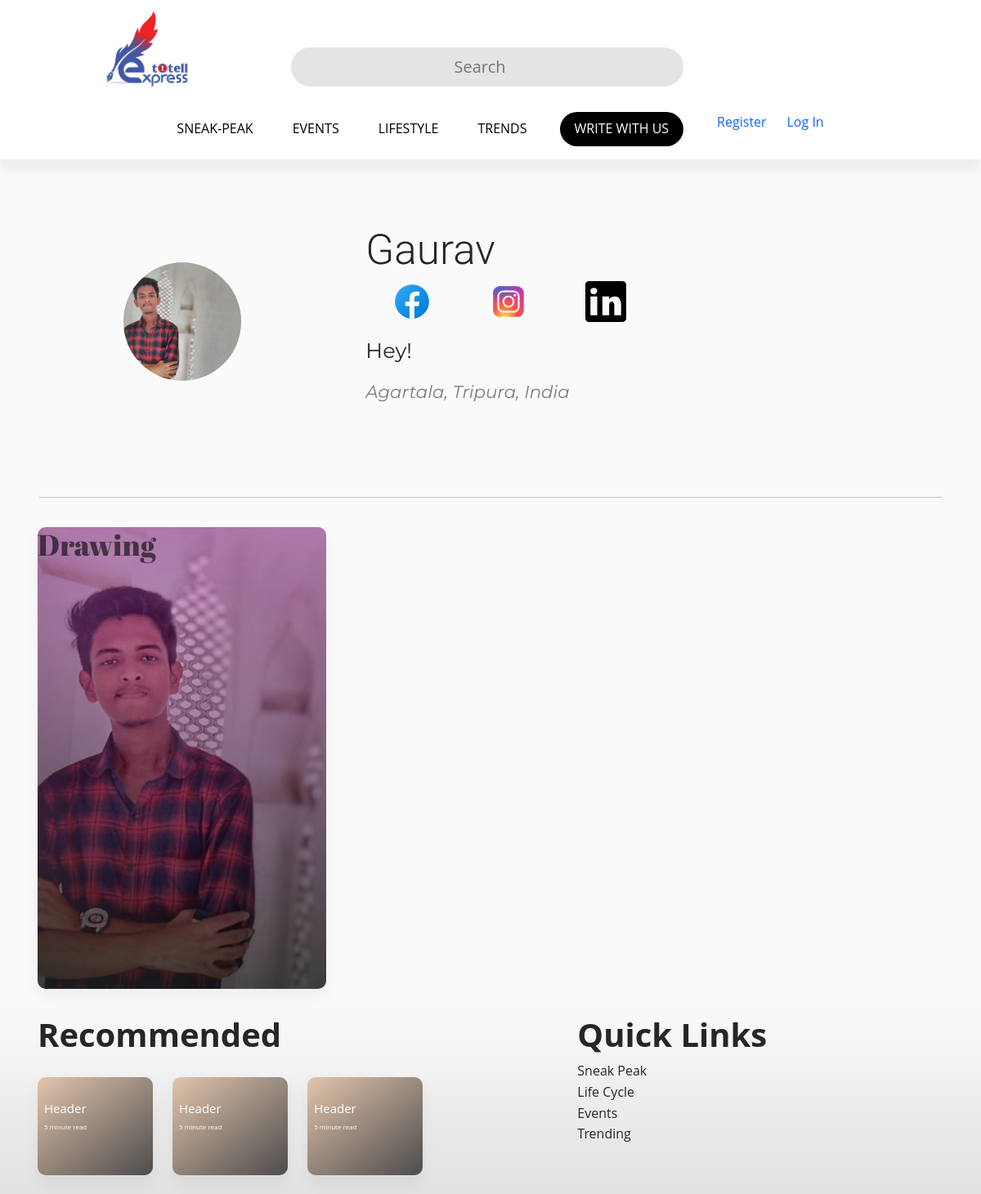
Before: /profile/2/ (upper part) with the older database file.
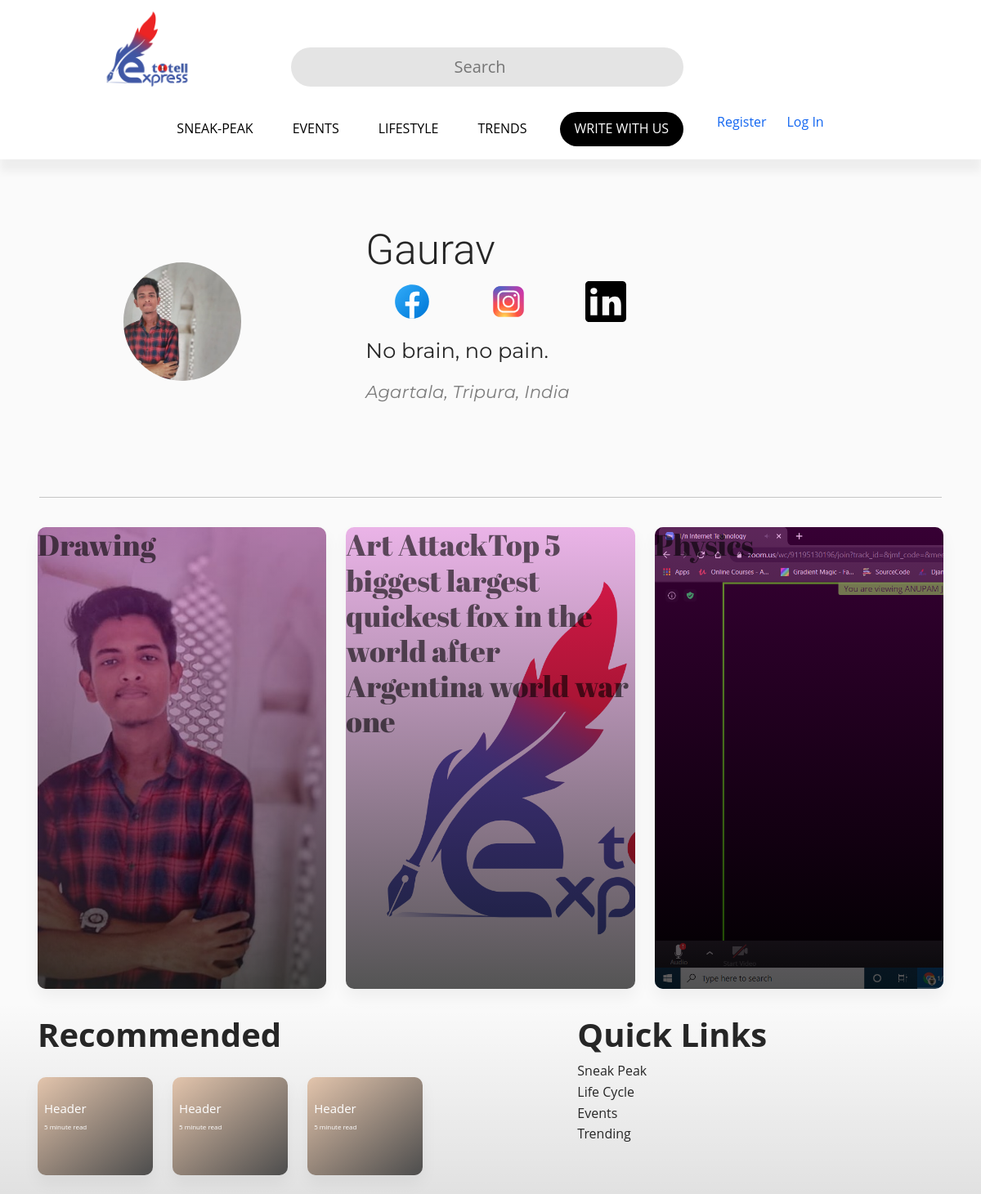
After: the same page with the newer database file.
### Blog/models.py (models this page shows, shortened)
class Writer(models.Model):
    user = models.OneToOneField(User, null=True, blank=True, on_delete=models.CASCADE)
    email = models.EmailField(unique=True)
    profile_pic = models.ImageField(default='Bloggers/profile.png', upload_to = 'Bloggers')
    bio = models.TextField()
    locality = models.CharField(max_length=25)
    state = models.CharField(max_length=25)
    country = models.CharField(max_length=25)
    instagram = models.URLField(unique=True, blank=True, null=True)
    linkedin = models.URLField(unique=True, blank=True, null=True)
    facebook = models.URLField(unique=True, blank=True, null=True)
    date = models.DateField(auto_now_add=True, blank=True, null=True)

class Post(models.Model):
    blogChoice = (
        ('Sneak Peek', 'Sneak Peek'),
        ('Events', 'Events'),
        ('Lifestyle', 'Lifestyle'),
        ('Trends', 'Trends'),
    )
    blogType = models.CharField(max_length=25, choices=blogChoice, null=True)
    title = models.CharField(max_length=100)
    cover = models.ImageField(upload_to='Blog Image')
    content = models.TextField()
    timestamp = models.DateTimeField(auto_now_add=True, blank=True)
    approve = models.BooleanField(default=False)
    recommend = models.BooleanField(default=False)
    time = models.IntegerField()
    post_writer = models.ForeignKey(Writer,null=True, related_name="tags", related_query_name="tag", on_delete=models.CASCADE)

### Blog/views.py (the view)
# urls.py: path('profile/<str:pk>/', views.profile, name="profile"),
def profile(request, pk):
    writer = Writer.objects.get(id=pk)
    posts = writer.tags.filter(approve=True)
    context = {'writer': writer, 'posts': posts}
    return render(request, 'Home/profile.html', context)

### templates/Home/profile.html (shortened to what this page needs)
{% extends 'Blog/base.html' %}
{% load static %}
{% block body %}
<link rel="stylesheet" href="{% static 'css/profile.css' %}">
<header>
    <div class="container">
        <div class="profile">
            <div class="profile-image">
                <img class="prof-pic" src="{{writer.profile_pic.url}}" alt="">
            </div>
            <div class="profile-user-settings">
                <h1 class="profile-user-name">{{writer.user.username}}</h1>
            </div>
            <div class="profile-stats">
                <ul>
                    {% if writer.facebook %}
                    <li><a href="{{writer.facebook}}"><span class="profile-stat-count"><img id="socialicon"
                                    src="{% static 'img/icons8-facebook.svg' %}" alt=""></span></a></li>
                    {% endif %}
                    {% if writer.instagram %}
                    <li><a href="{{writer.instagram}}"><span class="profile-stat-count"><img id="socialicon"
                                    src="{% static 'img/icons8-instagram.svg' %}" alt=""></span></a></li>
                    {% endif %}
                    {% if writer.linkedin %}
                    <li><a href="{{writer.linkedin}}"><span class="profile-stat-count"><img id="socialicon"
                                    src="{% static 'img/icons8-linkedin.svg' %}" alt=""></span></a></li>
                    {% endif %}
                </ul>
            </div>
            <div class="profile-bio">
                <p class="bio">{{writer.bio}}</p>
                <p class="address">{{writer.locality}}, {{writer.state}}, {{writer.country}}</p>
            </div>
        </div>
    </div>
</header>
<hr class="mr-5 ml-5">
<div class="container">
    <div class="row">
        {% for post in posts %}
        <div class="col-md-4">
            <a href="{% url 'blog' post.id %}">
                <div class="card-text-center">
                    <div class="card body " id="latest3" style="background: url({{post.cover.url}});
                    background-size: cover;">
                        <div id="latest11">
                            <h3>{{post.title}}</h3>
                        </div>
                    </div>
                </div>
            </a>
        </div>
        {% endfor %}
    </div>
</div>
{% endblock body %}

### templates/Blog/base.html (shortened to what this page needs)
{% load static %}
<!DOCTYPE html>
<html lang="en">
<head>
    <link rel="stylesheet" href="https://use.fontawesome.com/releases/v5.11.2/css/all.css" />
    <link rel="stylesheet" href="{% static 'css/mdb.min.css' %}" />
    <link rel="stylesheet" href="{% static 'css/article.css' %}" />
</head>
<body>
    {% include 'Blog/nav-category.html' %}
    {% block body %}
    {% endblock body %}
<div class="container-fluid mt-3 " id="red">
    <div class="container">
      <div class="row">
        <div class="col-md-7">
          <h6 class="display-6 mt-3" style="font-weight: 700;" vs>Recommended
          </h6>
          <div class=" " id="dus">
            <div class="row">
              <div class="col-md-3">
                <div class="card text-center" id="trendcards2">
                  <div class="" id="z2">
                    <p class="h2 ml-2">Header</p>
                    <p class="ml-2">5 minute read</p>
                  </div>
                </div>
              </div>
              <div class="col-md-3">
                <div class="card text-center" id="trendcards2">
                  <div class="" id="z2">
                    <p class="h2 ml-2">Header</p>
                    <p class="ml-2">5 minute read</p>
                  </div>
                </div>
              </div>
              <div class="col-md-3">
                <div class="card text-center" id="trendcards2">
                  <div class="" id="z2">
                    <p class="h2 ml-2">Header</p>
                    <p class="ml-2">5 minute read</p>
                  </div>
                </div>
              </div>
            </div>
          </div>
        </div>
        <div class="col-md-5" id="quicklink">
          <h6 class="display-6 mt-3" style="font-weight: 700;">Quick Links</h6>
          <a class="text-dark" href="#">
            <p>Sneak Peak</p>
          </a>
          <a class="text-dark" href="#">
            <p>Life Cycle</p>
          </a>
          <a class="text-dark" href="#">
            <p>Events</p>
          </a>
          <a class="text-dark" href="#">
            <p>Trending</p>
          </a>
        </div>
      </div>
      <div class="row" style="padding-bottom: 100px;padding-top: 50px;">
      </div>
    </div>
  </div>
</body>
</html>

### templates/Blog/nav-category.html (shortened to what this page needs)
{% load static %}
<div class="" style="background: white;">
    <a href="{% url 'home' %}">
        <img src="{% static 'img/totell-e1559974619203.png' %}" id="logo" alt="" />
    </a>
    <nav class="navbar navbar-light fixed-top navbar-expand-sm" id="topnav">
        <form class="form-inline">
            <input class="form mr-sm-2" id="fom" type="search" placeholder="Search" aria-label="Search" />
        </form>
    </nav>
</div>
<nav class="navbar sticky-top navbar-expand-lg navbar-dark primary-color" id="a">
    <div class="collapse navbar-collapse" id="navbarnav">
        <ul class="navbar-nav m-auto p-2">
            <li class="nav-item px-3 active">
                <a href="#" class="nav-link">SNEAK-PEAK</a>
            </li>
            <li class="nav-item px-3">
                <a href="#c" class="nav-link">EVENTS</a>
            </li>
            <li class="nav-item px-3">
                <a href="#d" class="nav-link">LIFESTYLE</a>
            </li>
            <li class="nav-item px-3">
                <a href="#e" class="nav-link"> TRENDS</a>
            </li>
            <li class="nav-item px-3">
                <a id="wwu" href="{% url 'writewithus' %}" class="nav-link">
                    <p style="margin: 0 10px 0 10px;padding: 0;color: white;font-weight: 500;">WRITE WITH US</p>
                </a>
            </li>
            {% if user.is_authenticated %}
            <li>Hello, {{user.username}}</li>
            <li><a href="{% url 'logout' %}">&nbsp &nbsp &nbsp Log Out</a></li>
            <li><a href="{% url 'settings' %}">&nbsp &nbsp &nbsp Settings</a></li>
            {% else %}
            <li><a href="{% url 'register' %}">&nbsp &nbsp &nbsp Register</a></li>
            <li><a href="{% url 'login' %}">&nbsp &nbsp &nbsp Log In</a></li>
            {% endif %}
        </ul>
    </div>
</nav>

### static/css/article.css (style rules this page uses)
body { font-family: "Montserrat", sans-serif; margin: 0; padding: 0; overflow-x: hidden; }
#socialicon { width: 100%; }
.navbar { background-color: 0 10px 10px rgba(0, 0, 0, 0.25) !important; box-shadow: 0 15px 10px rgba(0, 0, 0, 0.05) !important; }
#wwu { background-color: rgb(0, 0, 0); color: white; border-radius: 50px; }
.nav-link { color: black !important; }
#fom { display: block; width: 40vw; padding: 1vh; appearance: none; border: none; background: none; outline: none; background-color: rgb(228, 228, 228); border-radius: 50px; margin-top: 50px; color: #313131; font-size: 20px; transition: 0.4 ease; text-align: center; }
#topnav { box-shadow: none !important; justify-content: center; position: relative; background-color: rgba(0, 0, 0, 0); padding-bottom: 15px; }
#logo { position: absolute; z-index: 10; width: 120px; left: 120px; z-index: 50; }
#trendcards2 { height: 120px; width: 100%; background: url(https://images.unsplash.com/photo-1594032257107-9aa9bb3849c3?ixlib=rb-1.2.1&ixid=eyJhcHBfaWQiOjEyMDd9&auto=format&fit=crop&w=634&q=80); background-size: cover; }
#trendcards2 .h2 { margin-top: 20%; font-size: 15px; }
#trendcards2 p { text-align: left; color: white; font-size: 8px; }
#z2 { border-radius: 10px; background-image: linear-gradient( to bottom right, rgba(194, 87, 0, 0.281), rgba(0, 0, 0, 0.664) ); height: 100%; }
#latest11 { background-image: linear-gradient( to bottom, rgba(194, 0, 184, 0.281), rgba(0, 0, 0, 0.664) ); border-radius: 10px; height: 100%; color: #fff; }
#quicklink p { margin: 0; padding: 0; }
.card { border-radius: 10px; }
#a { background: #fff; }
#latest3 { height: 565px; background: url(https://images.unsplash.com/photo-1593876037475-3d9bb68a3874?ixlib=rb-1.2.1&ixid=eyJhcHBfaWQiOjEyMDd9&auto=format&fit=crop&w=1050&q=80); background-size: cover; }
ul li { list-style-type: none; }
#red { background-image: linear-gradient( to bottom, rgba(194, 87, 0, 0), rgba(0, 0, 0, 0.25) ); }
.card { margin-top: 20px !important; box-shadow: rgba(0, 0, 0, 0.25) !important; }

### static/css/profile.css (style rules this page uses)
body { font-family: "Open Sans", Arial, sans-serif; min-height: 100vh; background-color: #fafafa; color: #262626; padding-bottom: 3rem; }
h3 { font-size: 3vw; font-family: 'Abril Fatface', cursive; color: rgba(0, 0, 0, 0.6) !important; }
.bio { font-family: 'Montserrat', sans-serif; }
.address { font-family: 'Montserrat', sans-serif; font-size: smaller; font-style: italic; color: rgba(0, 0, 0, 0.5); }
#socialicon { width: 50px; padding: 0 !important; margin: 0 !important; }
.profile { padding: 5rem 0; }
.profile::after { content: ""; display: block; clear: both; }
.profile-image { float: left; width: calc(33.333% - 1rem); display: flex; justify-content: center; align-items: center; margin-right: 3rem; }
.profile-image img { border-radius: 50%; }
.profile-user-settings, .profile-stats, .profile-bio { float: left; width: calc(66.666% - 2rem); }
.profile-user-settings { margin-top: 1.1rem; }
.profile-user-name { display: inline-block; font-size: 3.2rem; font-weight: 300; font-family: 'Roboto', sans-serif; }
.profile-stats { margin-top: 2.3rem; }
.profile-stats li { display: inline-block; font-size: 1.6rem; line-height: 1.5; margin-right: 4rem; cursor: pointer; }
.profile-stats li:last-of-type { margin-right: 0; }
.profile-bio { font-size: 1.6rem; font-weight: 400; line-height: 1.5; margin-top: 2.3rem; }
.profile-real-name, .profile-stat-count, .profile-edit-btn { font-weight: 600; }
.prof-pic { max-width: 12vw; }

Changed rows visible on the page:
changed Writer "Agartala": bio "Hey!" → "No brain, no pain."
now on this page (row edited): Post: cover (picture), title "Art AttackTop 5 biggest largest quickest fox in the world after Argentina world war one"
added Post: cover (picture), title "Physics"
